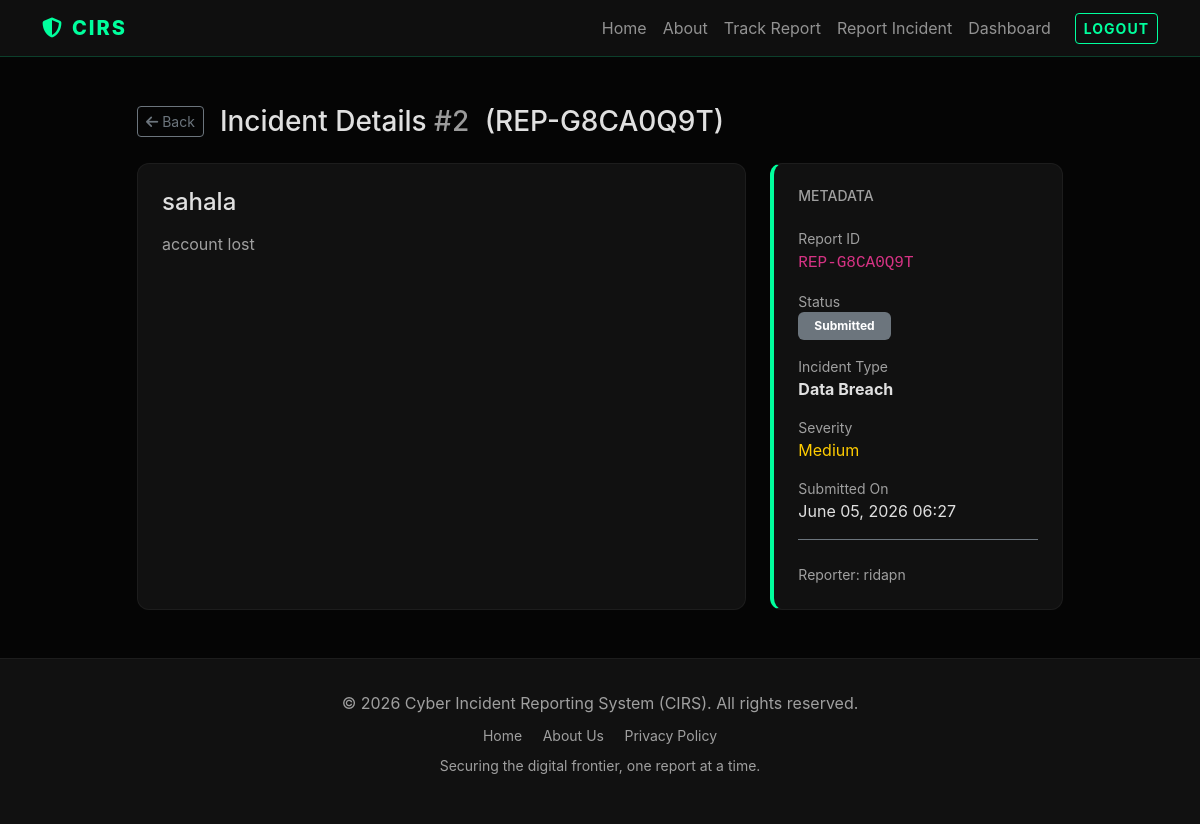
Screenshot of /incident/2/ (signed in) with the database file from the repository.
### incidents/models.py (models this page shows, shortened)
class Incident(models.Model):
    INCIDENT_TYPES = [
        ('PHISHING', 'Phishing'),
        ('MALWARE', 'Malware'),
        ('DATA_BREACH', 'Data Breach'),
        ('ACCOUNT_COMPROMISE', 'Account Compromise'),
        ('OTHER', 'Other'),
    ]
    SEVERITY_LEVELS = [
        ('LOW', 'Low'),
        ('MEDIUM', 'Medium'),
        ('HIGH', 'High'),
        ('CRITICAL', 'Critical'),
    ]
    STATUS_CHOICES = [
        ('SUBMITTED', 'Submitted'),
        ('UNDER_REVIEW', 'Under Review'),
        ('INVESTIGATING', 'Investigating'),
        ('RESOLVED', 'Resolved'),
        ('CLOSED', 'Closed'),
    ]
    reporter = models.ForeignKey(User, on_delete=models.SET_NULL, related_name='incidents', null=True, blank=True)
    report_id = models.CharField(max_length=12, unique=True, null=True, blank=True, editable=False)
    title = models.CharField(max_length=200)
    incident_type = models.CharField(max_length=50, choices=INCIDENT_TYPES)
    description = models.TextField()
    severity = models.CharField(max_length=20, choices=SEVERITY_LEVELS, default='MEDIUM')
    status = models.CharField(max_length=20, choices=STATUS_CHOICES, default='SUBMITTED')
    evidence = models.FileField(upload_to='incident_evidence/', blank=True, null=True)
    created_at = models.DateTimeField(auto_now_add=True)
    updated_at = models.DateTimeField(auto_now=True)
    class Meta:
        ordering = ['-created_at']

### incidents/views.py (the view)
# urls.py: path('incident/<int:pk>/', views.IncidentDetailView.as_view(), name='incident_detail'),
class IncidentDetailView(LoginRequiredMixin, DetailView):
    model = Incident
    template_name = 'incidents/incident_detail.html'
    def get_queryset(self):
        return Incident.objects.filter(reporter=self.request.user)

### templates/incidents/incident_detail.html (shortened to what this page needs)
{% extends 'base.html' %}
{% block content %}
<div class="row justify-content-center">
    <div class="col-lg-10">
        <div class="mb-4 d-flex align-items-center">
            <a href="{% url 'dashboard' %}" class="btn btn-sm btn-outline-secondary me-3">
                <i class="fas fa-arrow-left"></i> Back
            </a>
            <h1 class="h3 mb-0">Incident Details <span class="text-muted">#{{ incident.id }}</span> {% if incident.report_id %}<span class="text-accent ms-2">({{ incident.report_id }})</span>{% endif %}</h1>
        </div>
        <div class="row g-4">
            <div class="col-md-8">
                <div class="card p-4 h-100">
                    <h2 class="h4 mb-3">{{ incident.title }}</h2>
                    <p class="text-muted">{{ incident.description }}</p>
                </div>
            </div>
            <div class="col-md-4">
                <div class="card p-4 h-100 cyber-border">
                    <h5 class="small text-uppercase text-muted mb-4">Metadata</h5>
                    {% if incident.report_id %}
                    <div class="mb-3">
                        <label class="d-block small text-muted">Report ID</label>
                        <code class="text-accent fs-6">{{ incident.report_id }}</code>
                    </div>
                    {% endif %}
                    <div class="mb-3">
                        <label class="d-block small text-muted">Status</label>
                        <span class="badge {% if incident.status == 'SUBMITTED' %}badge-submitted{% elif incident.status == 'UNDER_REVIEW' %}badge-under-review{% elif incident.status == 'INVESTIGATING' %}badge-investigating{% elif incident.status == 'RESOLVED' %}badge-resolved{% else %}badge-closed{% endif %} px-3 py-2">
                            {{ incident.get_status_display }}
                        </span>
                    </div>
                    <div class="mb-3">
                        <label class="d-block small text-muted">Incident Type</label>
                        <span class="text-accent fw-bold">{{ incident.get_incident_type_display }}</span>
                    </div>
                    <div class="mb-3">
                        <label class="d-block small text-muted">Severity</label>
                        <span class="text-{{ incident.severity|lower }}">{{ incident.get_severity_display }}</span>
                    </div>
                    <div class="mb-3">
                        <label class="d-block small text-muted">Submitted On</label>
                        <span>{{ incident.created_at|date:"F d, Y H:i" }}</span>
                    </div>
                    <div class="mt-auto pt-4 border-top border-secondary">
                        <p class="small text-muted mb-0">Reporter: {{ incident.reporter.username }}</p>
                    </div>
                </div>
            </div>
        </div>
    </div>
</div>
{% endblock %}

### templates/base.html (style rules this page uses)
:root { --bg-color: #050505; --card-bg: #111111; --accent-color: #00ff9d; --text-color: #e0e0e0; --danger-color: #ff3e3e; --warning-color: #ffcc00; }
body { background-color: var(--bg-color); color: var(--text-color); font-family: 'Inter', -apple-system, BlinkMacSystemFont, "Segoe UI", Roboto, sans-serif; min-height: 100vh; display: flex; flex-direction: column; }
.card { background-color: var(--card-bg); border: 1px solid rgba(255, 255, 255, 0.05); border-radius: 12px; color: var(--text-color); transition: transform 0.3s ease, border-color 0.3s ease; }
.cyber-border { border-left: 4px solid var(--accent-color); }
.badge-submitted { background-color: #6c757d; }
.text-muted { color: rgba(255, 255, 255, 0.6) !important; }

### templates/incidents/incident_detail.html (style rules this page uses)
.text-medium { color: #ffcc00; }

### rows the page displays
Incident: id "2", report_id "REP-G8CA0Q9T", title "sahala", description "account lost", status "Submitted", incident_type "Data Breach", severity "Medium", created_at "June 05, 2026 06:27", reporter.username "ridapn"
